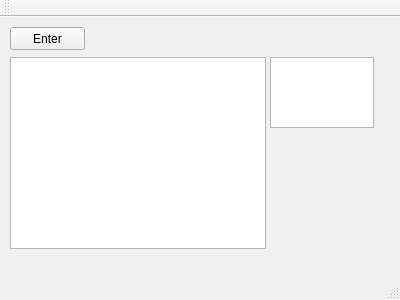
<?xml version="1.0" encoding="UTF-8"?>
<ui version="4.0">
 <class>MainWindow</class>
 <widget class="QMainWindow" name="MainWindow">
  <property name="geometry">
   <rect>
    <x>0</x>
    <y>0</y>
    <width>400</width>
    <height>300</height>
   </rect>
  </property>
  <property name="windowTitle">
   <string>MainWindow</string>
  </property>
  <widget class="QWidget" name="centralWidget">
   <widget class="QPushButton" name="enterButton">
    <property name="geometry">
     <rect>
      <x>10</x>
      <y>10</y>
      <width>75</width>
      <height>23</height>
     </rect>
    </property>
    <property name="text">
     <string>Enter</string>
    </property>
   </widget>
   <widget class="QGraphicsView" name="graphicsView">
    <property name="geometry">
     <rect>
      <x>10</x>
      <y>40</y>
      <width>256</width>
      <height>192</height>
     </rect>
    </property>
   </widget>
   <widget class="QTextEdit" name="textEdit">
    <property name="geometry">
     <rect>
      <x>270</x>
      <y>40</y>
      <width>104</width>
      <height>71</height>
     </rect>
    </property>
   </widget>
  </widget>
  <widget class="QMenuBar" name="menuBar">
   <property name="geometry">
    <rect>
     <x>0</x>
     <y>0</y>
     <width>400</width>
     <height>21</height>
    </rect>
   </property>
  </widget>
  <widget class="QToolBar" name="mainToolBar">
   <attribute name="toolBarArea">
    <enum>TopToolBarArea</enum>
   </attribute>
   <attribute name="toolBarBreak">
    <bool>false</bool>
   </attribute>
  </widget>
  <widget class="QStatusBar" name="statusBar"/>
 </widget>
 <layoutdefault spacing="6" margin="11"/>
 <resources/>
 <connections/>
</ui>
